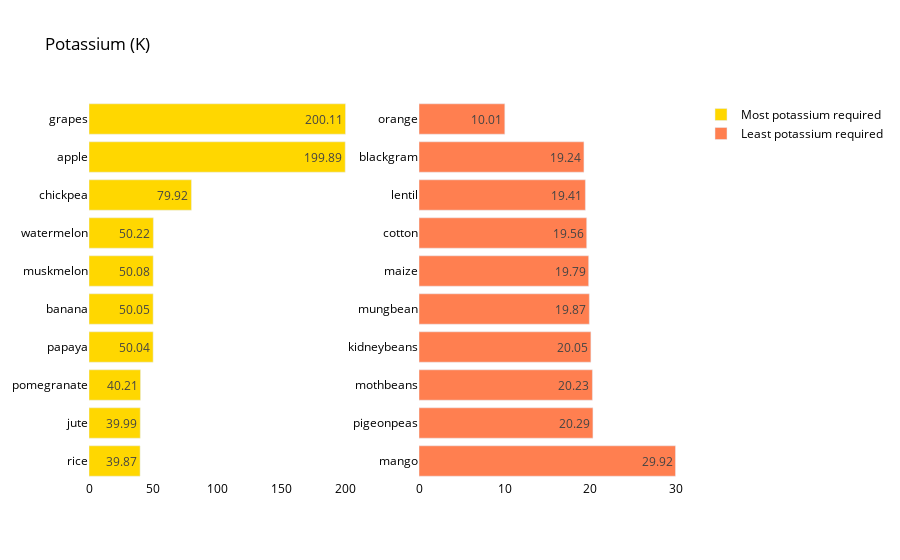

Source (notebook cell):
### Markdown cell above
#### Potassium Analysis

### Code cell
crop_summary_K = crop_summary.sort_values(by='K', ascending=False)
fig = make_subplots(rows=1, cols=2)
top = {
    'y' : crop_summary_K['K'][0:10].sort_values().index,
    'x' : crop_summary_K['K'][0:10].sort_values()
}
last = {
    'y' : crop_summary_K['K'][-10:].index,
    'x' : crop_summary_K['K'][-10:]
}
fig.add_trace(
    go.Bar(top,
           name="Most potassium required",
           marker_color=random.choice(colors),
           orientation='h',
          text=top['x']),
    row=1, col=1
)
fig.add_trace(
    go.Bar(last,
           name="Least potassium required",
           marker_color=random.choice(colors),
           orientation='h',
          text=last['x']),
    row=1, col=2
)
fig.update_traces(texttemplate='%{text}', textposition='inside')
fig.update_layout(title_text="Potassium (K)",
                  plot_bgcolor='white',
                  font_size=12, 
                  font_color='black',
                 height=500)
fig.update_xaxes(showgrid=False)
fig.update_yaxes(showgrid=False)
fig.show()

### Figure 1 — Plotly figure (JSON) as saved in the notebook; plotly's stock layout.template omitted (floating-point values rounded to 4 significant figures)
{"data": [{"marker": {"color": "#FFD700"}, "name": "Most potassium required", "orientation": "h", "text": [39.87, 39.99, 40.21, 50.04, 50.05, 50.08, 50.22, 79.92, 199.9, 200.1], "textposition": "inside", "texttemplate": "%{text}", "type": "bar", "x": [39.87, 39.99, 40.21, 50.04, 50.05, 50.08, 50.22, 79.92, 199.9, 200.1], "xaxis": "x", "y": ["rice", "jute", "pomegranate", "papaya", "banana", "muskmelon", "watermelon", "chickpea", "apple", "grapes"], "yaxis": "y"}, {"marker": {"color": "#FF7F50"}, "name": "Least potassium required", "orientation": "h", "text": [29.92, 20.29, 20.23, 20.05, 19.87, 19.79, 19.56, 19.41, 19.24, 10.01], "textposition": "inside", "texttemplate": "%{text}", "type": "bar", "x": [29.92, 20.29, 20.23, 20.05, 19.87, 19.79, 19.56, 19.41, 19.24, 10.01], "xaxis": "x2", "y": ["mango", "pigeonpeas", "mothbeans", "kidneybeans", "mungbean", "maize", "cotton", "lentil", "blackgram", "orange"], "yaxis": "y2"}], "layout": {"autosize": true, "font": {"color": "black", "size": 12}, "plot_bgcolor": "white", "title": {"text": "Potassium (K)"}, "xaxis": {"anchor": "y", "autorange": true, "domain": [0, 0.45], "range": [0, 210.6], "showgrid": false, "type": "linear"}, "xaxis2": {"anchor": "y2", "autorange": true, "domain": [0.55, 1], "range": [0, 31.49], "showgrid": false, "type": "linear"}, "yaxis": {"anchor": "x", "autorange": true, "domain": [0, 1], "range": [-0.5, 9.5], "showgrid": false, "type": "category"}, "yaxis2": {"anchor": "x2", "autorange": true, "domain": [0, 1], "range": [-0.5, 9.5], "showgrid": false, "type": "category"}}}
